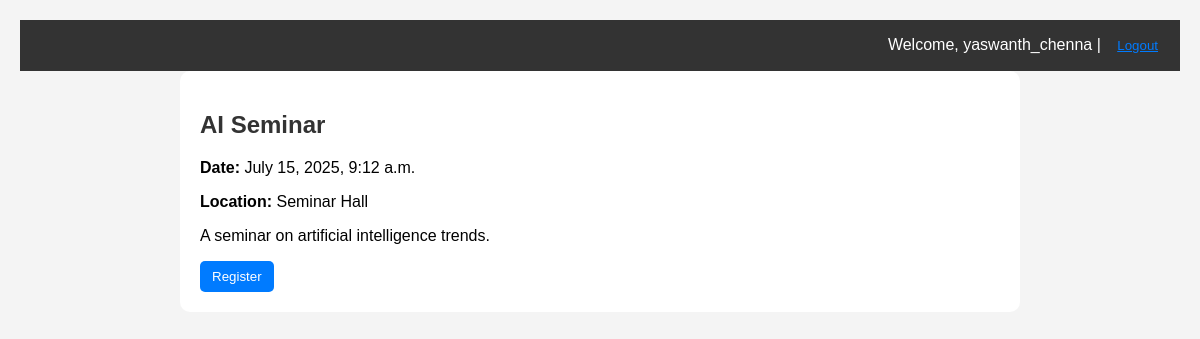
Screenshot of /event/1/ (signed in) with the database file from the repository.
### events/models.py (models this page shows, shortened)
class Event(models.Model):
    title = models.CharField(max_length=100)
    description = models.TextField()
    date = models.DateTimeField()
    location = models.CharField(max_length=255)
    category = models.ForeignKey(EventCategory, on_delete=models.SET_NULL, null=True, blank=True)

### events/views.py (the view)
# urls.py: path('event/<int:pk>/', EventDetailView.as_view(), name='event_detail'),
class EventDetailView(DetailView):
    model = Event
    template_name = 'events/event_detail.html'
    context_object_name = 'event'

### events/templates/events/event_detail.html (shortened to what this page needs)
{% extends 'base.html' %}
{% block content %}
  <h2>{{ event.title }}</h2>
  <p><strong>Date:</strong> {{ event.date }}</p>
  <p><strong>Location:</strong> {{ event.location }}</p>
  <p>{{ event.description }}</p>
  {% if user.is_authenticated %}
    {% if user in event.registration_set.all %}
      <p>✅ You are already registered for this event.</p>
    {% else %}
      <form action="{% url 'register_event' event.id %}" method="post">
        <button type="submit">Register</button>
      </form>
    {% endif %}
  {% else %}
    <p><a href="{% url 'signup' %}">Login or Sign up</a> to register</p>
  {% endif %}
{% endblock %}

### events/templates/base.html (shortened to what this page needs)
{% load static %}
<!DOCTYPE html>
<html>
<head>
</head>
<body>
  {% if user.is_authenticated %}
  <div class="header">
    Welcome, {{ user.username }} |
    <form method="post" action="{% url 'logout' %}" style="display:inline;">
      <button type="submit" style="background:none;border:none;color:#007bff;text-decoration:underline;cursor:pointer;">
        Logout
      </button>
    </form>
  </div>
{% endif %}
  <div class="content">
    {% block content %}{% endblock %}
  </div>
</body>
</html>

### events/templates/base.html (style rules this page uses)
body { font-family: Arial, sans-serif; background-color: #f4f4f4; margin: 0; padding: 20px; }
.header { background-color: #333; color: white; padding: 10px; text-align: right; }
.content { background-color: white; padding: 20px; border-radius: 10px; max-width: 800px; margin: auto; }
h1, h2 { color: #333; }
button { background-color: #007bff; color: white; padding: 8px 12px; border: none; border-radius: 5px; cursor: pointer; }

### rows the page displays
Event: title "AI Seminar", date "July 15, 2025, 9:12 a.m.", location "Seminar Hall", description "A seminar on artificial intelligence trends."

### other values shown
{{ user.username }} "yaswanth_chenna"
